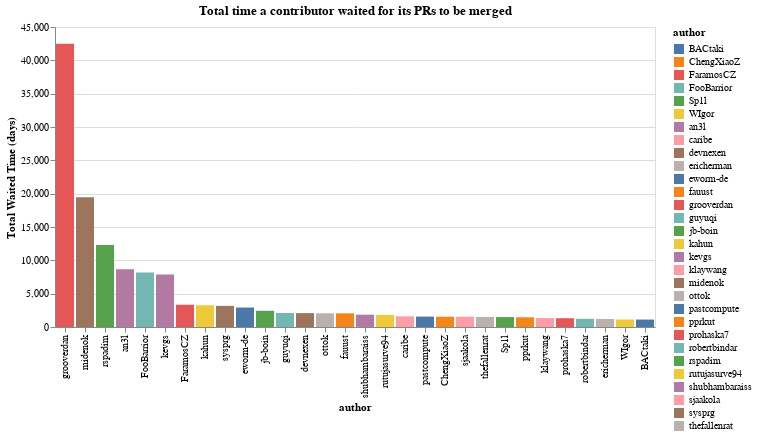

This figure's notebook cell:
### Markdown cell above
# **Contributor Frustration Metric 2 (Counting Time)**

### Code cell
prs = prs.apply(get_response_time, axis=1)

def compute_total_waited_time(group):
    x = group.iloc[0]
    x['Total Waited Time'] = group['Response Time'].sum()
    return x

prs_time = prs.groupby('author')\
              .apply(compute_total_waited_time)\
              .sort_values(by=['Total Waited Time'], ascending=False)\
              .head(30)

alt.Chart(data=prs_time, title=f'Total time a contributor waited for its PRs to be merged').mark_bar().encode(
    x=alt.X('author', sort='-y'),
    y=alt.Y('Total Waited Time', title='Total Waited Time (days)'),
    color='author')
